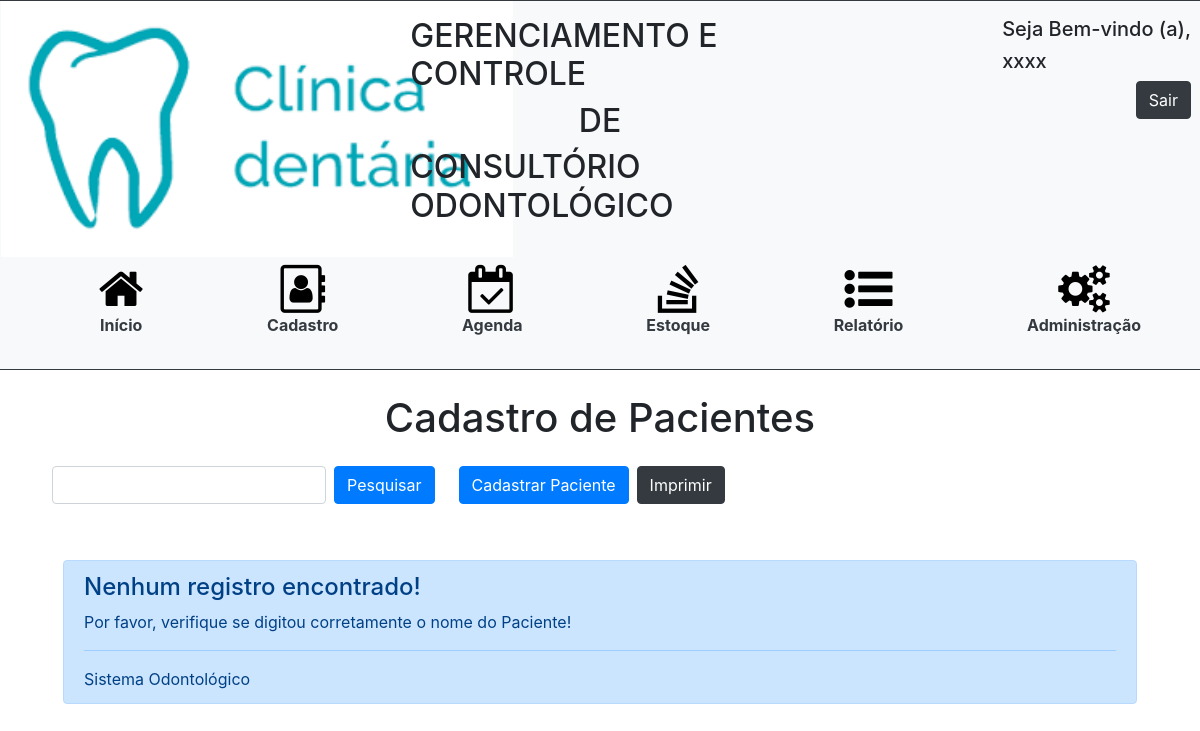
The page /cadastro.php?nome=leandro on the database as committed earlier.
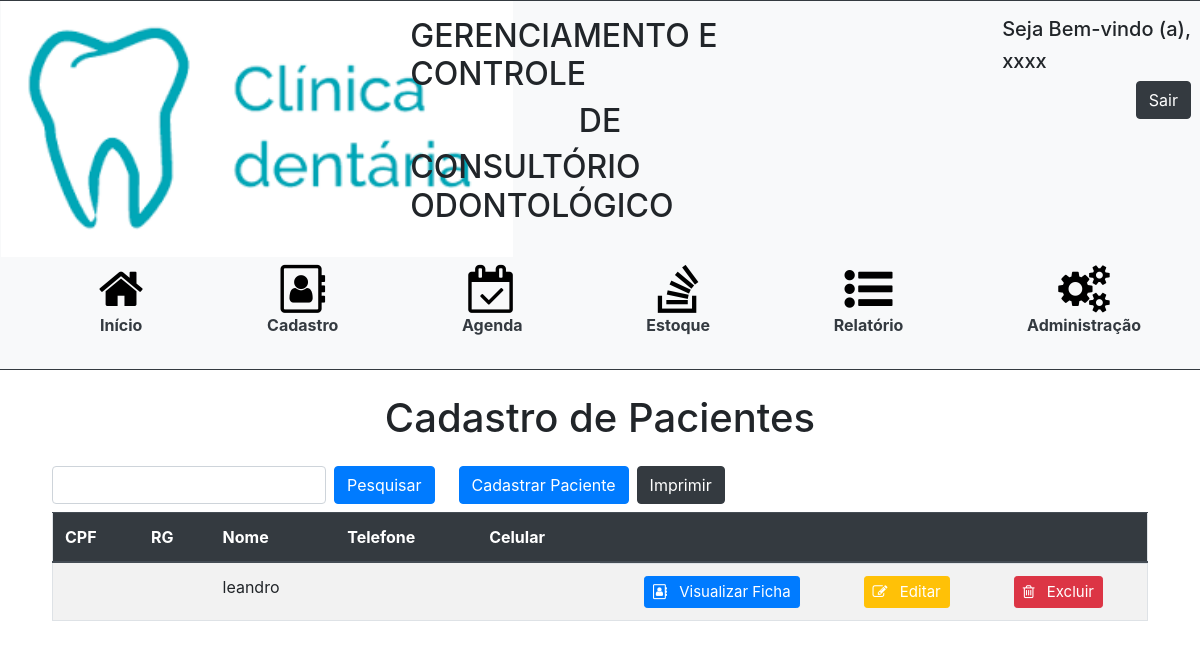
The same page on the database as committed later.
### tables this page shows
CREATE TABLE `paciente` (
  `id_paciente` int(11) NOT NULL,
  `nome` varchar(150) DEFAULT NULL,
  `id_pessoa` int(11) DEFAULT NULL
);

### cadastro.php (the view, shortened to what this page needs)
<!DOCTYPE html>
<html>
	<head>
		<link rel="stylesheet" href="https://stackpath.bootstrapcdn.com/bootstrap/4.3.1/css/bootstrap.min.css">
		<link rel="stylesheet" href="https://cdnjs.cloudflare.com/ajax/libs/font-awesome/4.7.0/css/font-awesome.min.css">
		<link rel="stylesheet" type="text/css" href="styleHeader.css">
	</head>
	<body>
		<?php include 'header.php'?>
		<h1 class = "text-center mb-4">Cadastro de Pacientes</h1>
        <div class = "pl-5 pr-5">
            <span class = "d-flex d-inline-flex mb-2">
                <form class="form-inline">
                    <input class="form-control mr-2 ml-1" type="search" name = "nome">
                    <button class="btn btn-primary btn-md mr-3" type="submit">Pesquisar</button>
                </form>
                <button type="button" class="btn btn-primary btn-md ml-2" data-toggle="modal" data-target="#modalCadastro">Cadastrar Paciente</button>
                <input type="button" class ="btn btn-dark ml-2" onclick="window.print();" value="Imprimir">
            </span>
                <?php
                    if(isset($_GET["nome"])){
                        $nome = $_GET["nome"];
                        include_once 'conexao.php';
                        $sql = "SELECT * FROM paciente WHERE nome
                        LIKE '{$nome}%'";
                        if($nome == "" || $nome == "%" || $nome == "'"){ ?>
                            <div class = "container">
                                <div class="alert alert-danger mt-5" role="alert">
                                    <h4 class="alert-heading">Valor digitado inválido!</h4>
                                    <p>Você precisa digitar um valor para consultar um paciente;</p>
                                    <hr>
                                    <p class="mb-0">Sistema Odontológico</p>
                                </div>
                            </div>
                        <?php
                        } else {
                        $buscar = mysqli_query($con, $sql);
                        $totalRegistros = mysqli_num_rows($buscar);
                        if($totalRegistros > 0){
                ?>
            <div class = "overflow-auto ml-1 mr-1" style = "max-height: 550px">
                <table class="table border table-striped">
                    <thead id = "theadCadastro" class = "thead-dark">
                        <tr>
                            <th scope="col">CPF</th>
                            <th scope="col">RG</th>
                            <th scope="col">Nome</th>
                            <th scope="col">Telefone</th>
                            <th scope="col">Celular</th>
                            <th scope="col"></th>
                        </tr>
                    </thead>
                    <tbody id = "tbodyCadastro">
                        <?php
                            while($array = mysqli_fetch_array($buscar)){
                                $idPessoa = $array['paciente_id'];
                            ?>
                            <tr>
                                <td><?php echo $array['cpf']?></td>
                                <td><?php echo $array['rg']?></td>
                                <td><?php echo $array['nome']?></td>
                                <td><?php echo $array['telefone']?></td>
                                <td><?php echo $array['celular']?></td>
                                <td class = "d-flex justify-content-around">
                                    <a style = "font-size:15px" class="btn btn-primary btn-sm"  style="color:#fff" href="#" role="button">
                                        <i class="fa fa-address-book-o mr-2" aria-hidden="true"></i>
                                        Visualizar Ficha
                                    </a>
                                    <a style = "font-size:15px" class="btn btn-warning btn-sm text-white"  style="color:#fff" href="editarCadastro.php?id=<?php echo $idPessoa?>" role="button">
                                        <i class="fa fa-pencil-square-o mr-2" aria-hidden="true"></i>
                                        Editar
                                    </a>
                                    <a style = "font-size:15px" class="btn btn-danger btn-sm"  style="color:#fff" href="#" onclick = "excluir(<?php echo $array['paciente_id']?>)" role="button">
                                        <i class="fa fa-trash-o mr-2" aria-hidden="true"></i>
                                        Excluir
                                    </a>
                                </td>
                            </tr>
                        <?php
                        };?>
                       </tbody>
                    </table>
                </div>
            </div>
                    <?php
                    } else {?>
                        <div class = "container">
                            <div class="alert alert-primary mt-5" role="alert">
                                <h4 class="alert-heading">Nenhum registro encontrado!</h4>
                                <p>Por favor, verifique se digitou corretamente o nome do Paciente!</p>
                                <hr>
                                <p class="mb-0">Sistema Odontológico</p>
                            </div>
                        </div>
                        <?php
                    }
                }
            }
                ?>
	</body>
</html>

### header.php (shortened to what this page needs)
<div class = "row">
	<header class="bg-light border border-dark pb-2 mb-4 col-md-12">
		<div class = "row">
			<div id="menu" class="d-flex justify-content-start col-md-4">
				<div class="d-inline-flex bd-highlight">
					<img src="img/logo.png">
				</div>
			</div>
			<div class="d-flex justify-content-center col-md-4">
				<div class="d-flex flex-column bd-highlight mt-3">
					<div class="d-flex justify-content-center">
						<h2 class = "d-none d-xl-block">GERENCIAMENTO E CONTROLE</h2>
					</div>
					<div class="d-flex justify-content-center">
						<h2 class = "d-none d-xl-block">DE</h2>
					</div>
					<div class="d-flex justify-content-center mb-4">
						<h2 class = "d-none d-xl-block">CONSULTÓRIO ODONTOLÓGICO</h2>
					</div>
				</div>
			</div>
			<div class="d-flex justify-content-end col-md-4">
				<div class="d-inline-flex bd-highlight mt-3 mr-2">
					<div>
						<h5>Seja Bem-vindo (a),</h5>
						<h5>xxxx</h5>
						<a href="login.php"><button type="button" class="btn btn-dark float-right">Sair</button></a>
					</div>
				</div>
			</div>
		</div>
		<nav class="navbar navbar-expand-lg navbar-light">
			<div class="collapse navbar-collapse justify-content-around" id="navbarSupportedContent">
				<ul class="d-flex flex-column nav-item">
					<a class = "text-black" href="home.php">
						<div class="d-flex justify-content-center">
					 		<i id = "home" class="fa fa-home fa-3x" aria-hidden="true"></i>
					 	</div>
						<div class="d-flex justify-content-center text-dark">
							<b>Início</b>
						</div>
					</a>
				</ul>
				<ul class="d-flex flex-column nav-item">
					<a class = "text-black" href="cadastro.php">
						<div class="d-flex justify-content-center">
							<i id = "cadastro" class="fa fa-address-book-o fa-3x" aria-hidden="true"></i>
						</div>
						<div class="d-flex justify-content-center text-dark">
							<b>Cadastro</b>
						</div>
					</a>
				</ul>
				<ul class="d-flex flex-column nav-item">
					<a href="agenda.php">
						<div class="d-flex justify-content-center">
							<i id = "agenda"class="fa fa-calendar-check-o fa-3x" aria-hidden="true"></i>
						</div>
						<div class="d-flex justify-content-center text-dark">
							<b>Agenda</b>
						</div>
					</a>
				</ul>
				<ul class="d-flex flex-column nav-item">
					<a href="estoque.php ?>">
						<div class="d-flex justify-content-center">
							<i id = "estoque"class="fa fa-stack-overflow fa-3x" aria-hidden="true"></i>
						</div>
						<div class="d-flex justify-content-center text-dark">
							<b>Estoque</b>
						</div>
					</a>
				</ul>
				<ul class="d-flex flex-column nav-item">
					<a href="relatorio.php">
						<div class="d-flex justify-content-center">
							<i id = "relatorio" class="fa fa-list-ul fa-3x" aria-hidden="true"></i>
						</div>
						<div class="d-flex justify-content-center text-dark">
							<b>Relatório</b>
						</div>
					</a>
				</ul>
				<ul class="d-flex flex-column nav-item">
					<a href="adm.php">
						<div class="d-flex justify-content-center">
							<i id = "adm" class="fa fa-gears fa-3x" aria-hidden="true"></i>
						</div>
						<div class="d-flex justify-content-center text-dark">
							<b>Administração</b>
						</div>
					</a>
				</ul>
			</div>
		</nav>
	</header>
</div>

### styleHeader.css (style rules this page uses)
#home, #cadastro, #agenda, #ficha, #estoque, #relatorio, #adm { color:black; }

Rows that differ between the two databases and show on the page:
added paciente: nome "leandro"
Other text that changed with them:
text no longer shown: "Nenhum registro encontrado! Por favor, verifique se digitou corretamente o nome do Paciente! Sistema Odontológico"
text now shown: "CPF RG Nome Telefone Celular"
